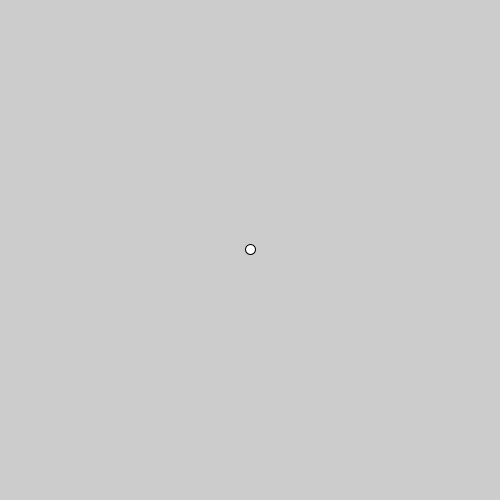
Frame 1 (no input)
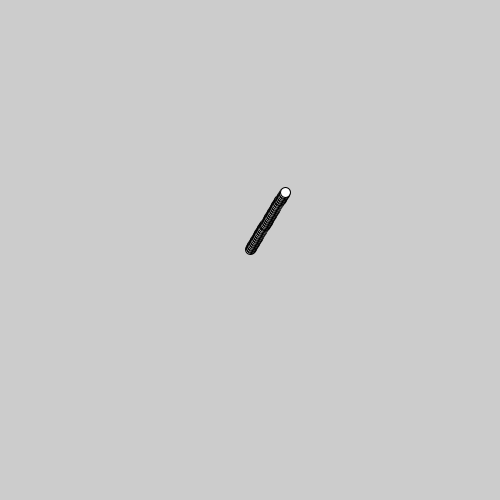
Frame 60 (the mouse pressed at the canvas centre just before this capture)
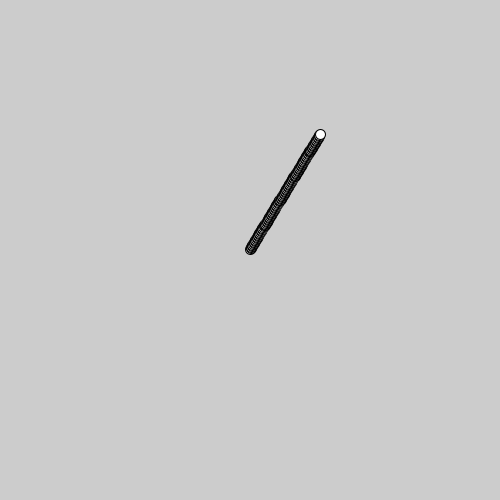
Frame 120 (the mouse held since frame 60 and released just before this capture)

The Processing sketch that drew these frames (run headless with seeded random() and noise(); from frame 60 on, the mouse is pressed at the canvas centre):

// Processing sketch: sketch_160215_bille_if
// ── sketch_160215_bille_if.pde
float x = 250;
float y = 250;
float vx = random(-2,2);
float vy = random(-2,2);

void setup()
{
  size(500,500);
}

void draw()
{
  x = x + vx;
  y = y + vy;
  if (y < 0)
  {
    vy = -vy;
  }
  else if (y > 500)
  {
    vy = -vy;
  }

  if (x < 0)
  {
    vx = -vx;
  }
  else if (x > 500)
  {
    vx = -vx;
  }


  ellipse(x,y,10,10);
}
